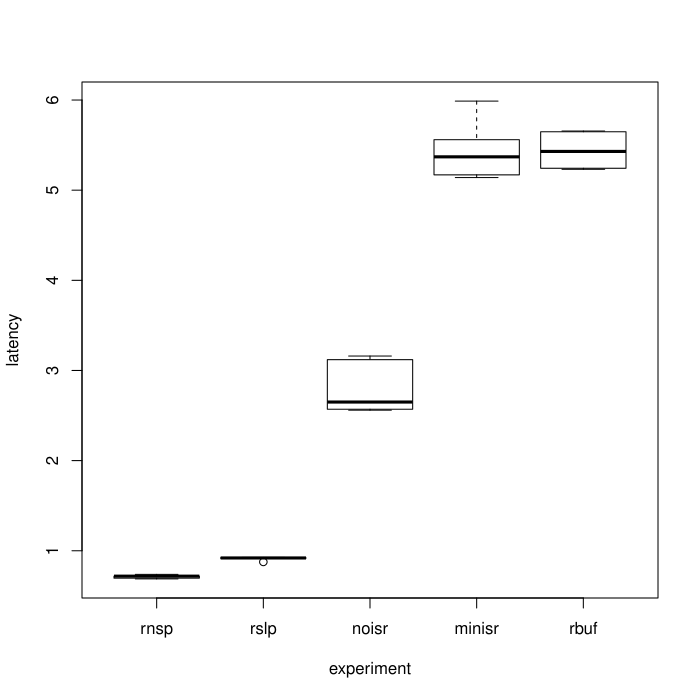

Generate this figure with R:
d = read.csv('interrupt_benchmarks.csv')
d$experiment = factor(d$experiment, c("rnsp", "rslp", "noisr", "minisr", "rbuf"))
plot(d)
